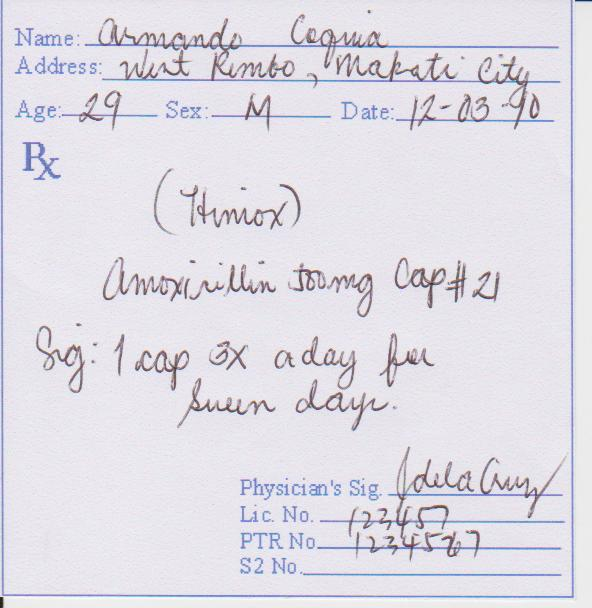
#> input picture Prescription Text Localization and Classification/Prescription_Samples/C/sample1.jpg, 592 x 608 px, found by its file name; its folder holds only this picture in this run
$ python lineremov2.py
#> lines starting #> are read from the running program, lines starting #| are printed output that depends on the picture; after the words box and inside, x2 and y2 are one past the last pixel; in counts of white or black regions, pixels touching at a corner belong together
import cv2
import numpy as np
from os import listdir
from os.path import isfile, join
import pandas as pd
from sklearn.model_selection import train_test_split
from sklearn.ensemble import RandomForestClassifier
from sklearn.metrics import accuracy_score
from sklearn.metrics import confusion_matrix
from joblib import dump, load
import pickle
import pandas as pd
from sklearn.model_selection import train_test_split
from sklearn.ensemble import RandomForestClassifier
from sklearn.metrics import accuracy_score
from sklearn.metrics import confusion_matrix
from joblib import dump, load
import pickle
import pdb

# [47 lines left out: functions tester, checker, not called in this run]


onlyfiles = [f for f in listdir('/home/pooja/Handwritten-and-Printed-Text-Classification-in-Doctors-Prescription/Prescription Text Localization and Classification/Prescription_Samples/C') if isfile(join('/home/pooja/Handwritten-and-Printed-Text-Classification-in-Doctors-Prescription/Prescription Text Localization and Classification/Prescription_Samples/C', f))]
des = '/home/pooja/Handwritten-and-Printed-Text-Classification-in-Doctors-Prescription/Prescription Text Localization and Classification/Prescription_Samples/D/'
des2 = '/home/pooja/Handwritten-and-Printed-Text-Classification-in-Doctors-Prescription/Prescription Text Localization and Classification/Prescription_Samples/E/'
tracker=0
for s in onlyfiles:
	try:
		#s = 'sample6.jpg'
		img = cv2.imread('/home/pooja/Handwritten-and-Printed-Text-Classification-in-Doctors-Prescription/Prescription Text Localization and Classification/Prescription_Samples/C/'+s)
#> img is the input picture: shape (608, 592, 3); mean B, G, R 229.7, 221.3, 223.9
		fram = img.copy()
		#if not img.shape():
		#	continue
		gray=cv2.cvtColor(img,cv2.COLOR_BGR2GRAY)
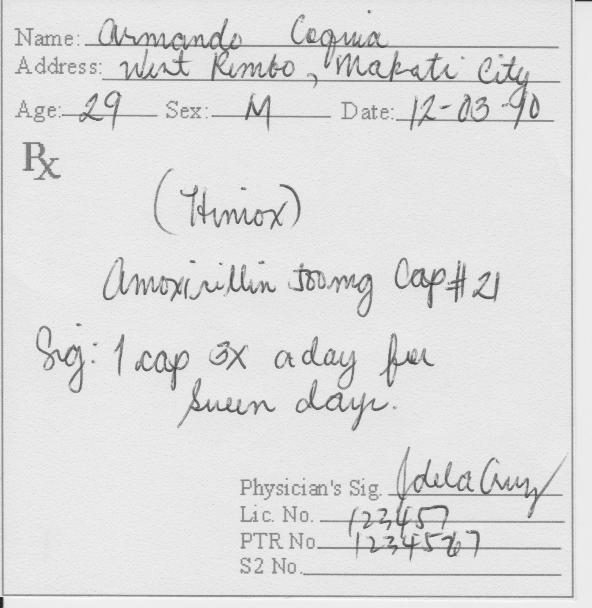
#> gray: shape (608, 592); min 30, max 254, mean 223.2
		cv2.imwrite("gray.jpg",gray)
		linek = np.zeros((11,11),dtype=np.uint8)
		linek[5,...]=1
		cv2.imwrite("link.jpg",linek)
		x=cv2.morphologyEx(gray, cv2.MORPH_OPEN, linek ,iterations=1)
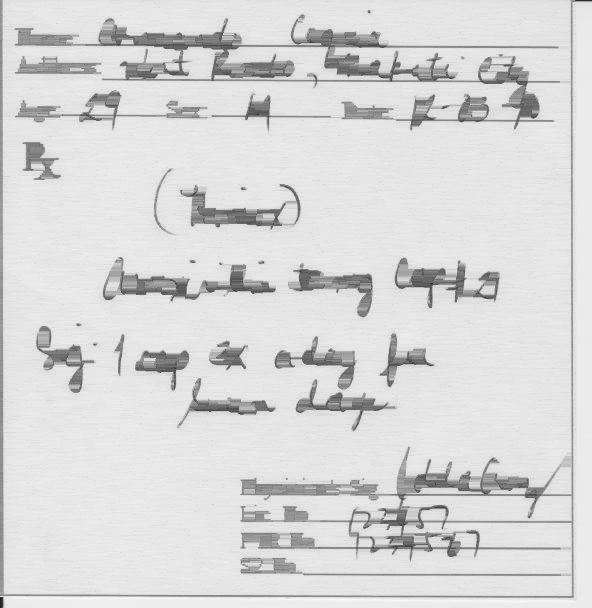
#> x: shape (608, 592); min 30, max 250, mean 216.6
		cv2.imwrite("x.jpg",x)
		gray-=x
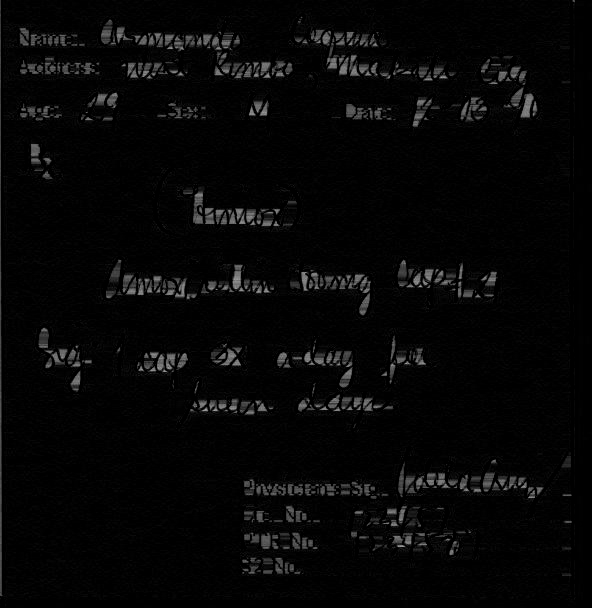
#> gray: shape (608, 592); min 0, max 163, mean 6.5
		cv2.imwrite("final.jpg",gray)
		#ret,gray = cv2.threshold(gray,10,255,cv2.THRESH_BINARY_INV)
			#gray = cv2.adaptiveThreshold(gray,255,cv2.ADAPTIVE_THRESH_GAUSSIAN_C,\
			#            cv2.THRESH_BINARY,11,2)
		kernel = np.ones((5,5), np.uint8)
		cv2.imwrite("final.jpg",gray)
		ret2,gray = cv2.threshold(gray,10,255,cv2.THRESH_BINARY+cv2.THRESH_OTSU)
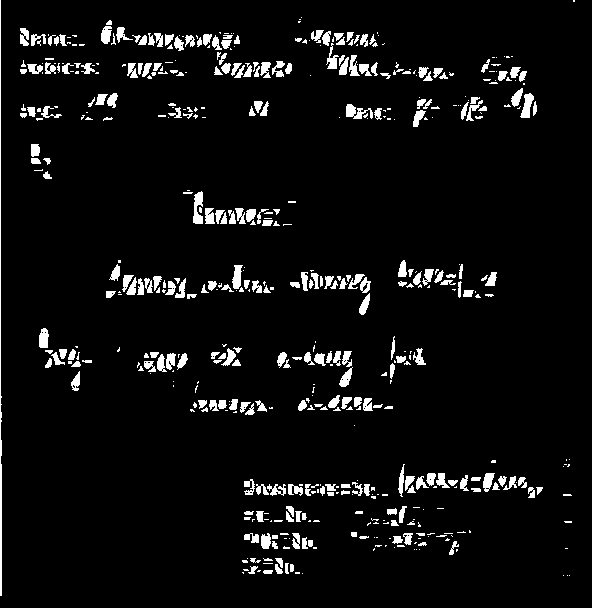
#> gray: shape (608, 592); 5.5% white; 538 white regions (274 under 20 px), largest, box (x1, y1, x2, y2) and area: (0, 0, 2, 596) 755, (193, 191, 203, 224) 227, (346, 104, 373, 119) 215
#> ret2 = 40
		cv2.imwrite("otsu.jpg",gray)
		gray = cv2.dilate(gray, kernel, iterations=1)
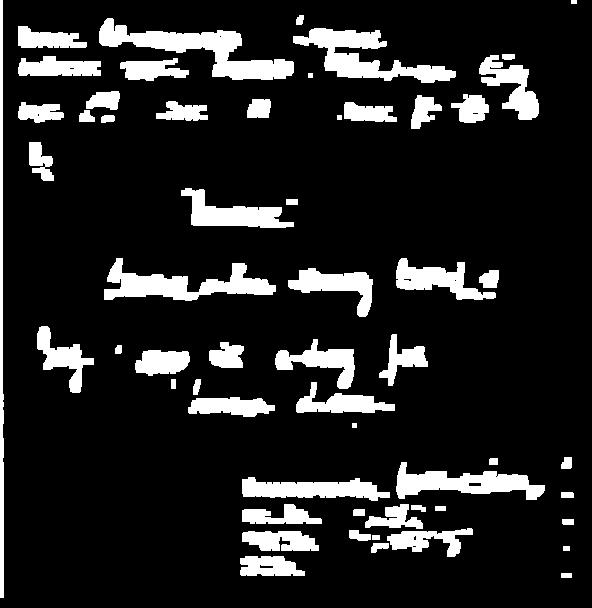
#> gray: shape (608, 592); 13.6% white; 58 white regions
		cv2.imwrite("dialate.jpg",gray)
		contours2, hierarchy = cv2.findContours(gray,cv2.RETR_CCOMP,cv2.CHAIN_APPROX_SIMPLE)
#> contours2 = 69 contours, 13 with area under 20; largest, box (x1, y1, x2, y2) and area: (99, 18, 294, 80) 3846, (293, 28, 456, 83) 3150, (104, 258, 276, 301) 3000, (396, 462, 545, 500) 2539, (242, 477, 390, 501) 2037
		x=0
		clf = load("data.joblib")
		while x<len(contours2):
					(start_x,start_y,width,height)= cv2.boundingRect(contours2[x])
					mymat = img[start_y:start_y+height, start_x:start_x+width]
					dect = tester(clf,checker(mymat))
					#print(dect)
					if dect == 'Printed_extended':
						cv2.rectangle(img, (start_x,start_y),(width+start_x,height+start_y),(255,0 , 0), 2)
					if dect == 'Handwritten_extended':
						cv2.rectangle(img, (start_x,start_y),(width+start_x,height+start_y),(0,255 , 0), 2)
					if dect == 'Mixed_extended':
						cv2.rectangle(img, (start_x,start_y),(width+start_x,height+start_y),(0,0 ,255), 2)
					maskROI = fram[start_y:start_y+height, start_x:start_x+width]
					cv2.imwrite(des2+str(tracker)+".png",maskROI)
					tracker=tracker+1
					x=x+1
		ret,gray = cv2.threshold(gray,10,255,cv2.THRESH_BINARY_INV)
		#cv2.imshow('gray',gray)
		cv2.imwrite(des+'res'+s,img)
		print(s)
		#cv2.waitKey(0)
	except:
		print(Exception)

$ run again, on Prescription Text Localization and Classification/Prescription_Samples/C/sample3.png
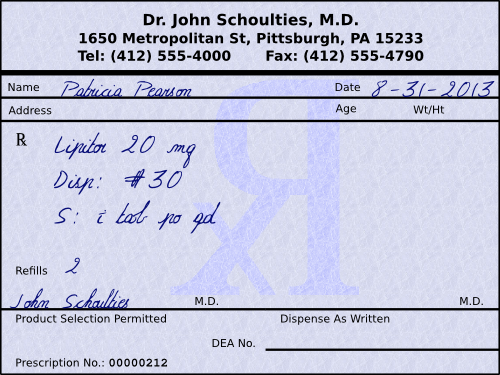
#> input picture Prescription Text Localization and Classification/Prescription_Samples/C/sample3.png, 500 x 375 px, found by its file name
#> img is the input picture: shape (375, 500, 3); mean B, G, R 219.8, 198.2, 195.5
#> `ret2,gray = cv2.threshold(gray,10,255,cv2.THRESH_BINARY+cv2.THRESH_OTSU)`:
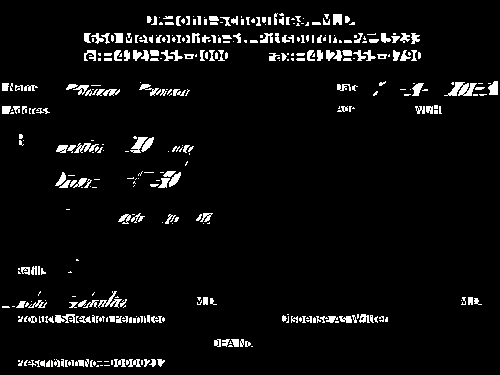
#> gray: shape (375, 500); 5.1% white; 393 white regions (212 under 20 px), largest, box (x1, y1, x2, y2) and area: (444, 82, 477, 96) 252, (98, 291, 122, 308) 135, (130, 137, 148, 153) 126
#> ret2 = 84
#> `gray = cv2.dilate(gray, kernel, iterations=1)`:
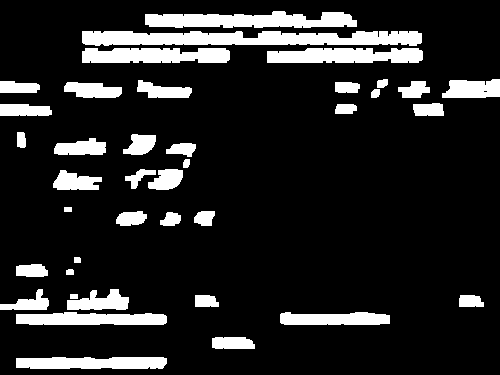
#> gray: shape (375, 500); 14.3% white; 39 white regions
#> contours2 = 40 contours, 1 with area under 20; largest, box (x1, y1, x2, y2) and area: (82, 31, 422, 46) 3758, (145, 11, 357, 28) 2416, (267, 48, 423, 63) 1862, (82, 48, 230, 63) 1819, (16, 312, 167, 325) 1510

$ run again, on Prescription Text Localization and Classification/Prescription_Samples/C/sample4.jpg
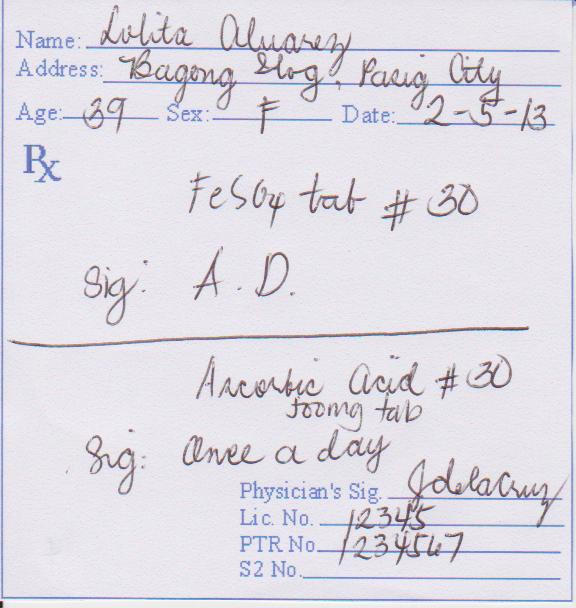
#> input picture Prescription Text Localization and Classification/Prescription_Samples/C/sample4.jpg, 576 x 608 px, found by its file name
#> img is the input picture: shape (608, 576, 3); mean B, G, R 229.1, 220.4, 223.3
#> `ret2,gray = cv2.threshold(gray,10,255,cv2.THRESH_BINARY+cv2.THRESH_OTSU)`:
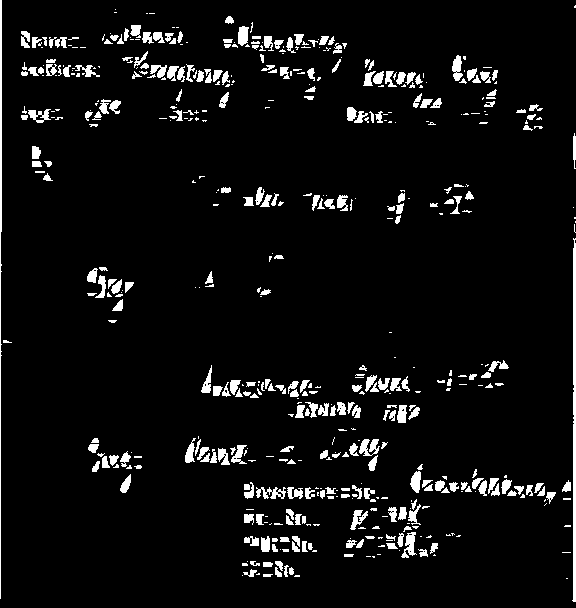
#> gray: shape (608, 576); 5.8% white; 533 white regions (256 under 20 px), largest, box (x1, y1, x2, y2) and area: (572, 238, 576, 602) 1071, (0, 0, 2, 599) 837, (359, 439, 380, 456) 219
#> ret2 = 39
#> `gray = cv2.dilate(gray, kernel, iterations=1)`:
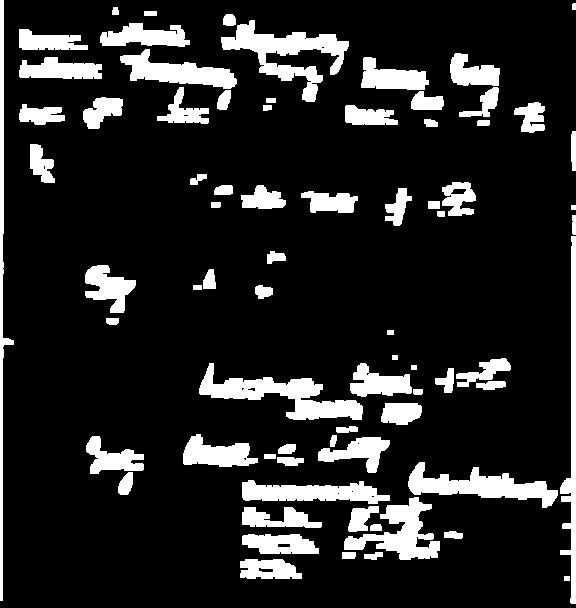
#> gray: shape (608, 576); 14.5% white; 75 white regions
#> contours2 = 90 contours, 13 with area under 20; largest, box (x1, y1, x2, y2) and area: (221, 20, 349, 102) 3194, (199, 363, 363, 420) 3183, (408, 462, 558, 508) 2628, (344, 497, 440, 560) 2330, (242, 480, 390, 504) 2048

$ run again, on Prescription Text Localization and Classification/Prescription_Samples/C/sample6.jpg
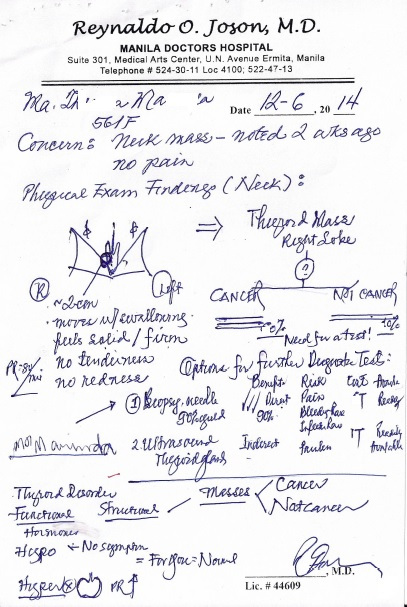
#> input picture Prescription Text Localization and Classification/Prescription_Samples/C/sample6.jpg, 407 x 607 px, found by its file name
#> img is the input picture: shape (607, 407, 3); mean B, G, R 237.9, 234.9, 235.1
#> `ret2,gray = cv2.threshold(gray,10,255,cv2.THRESH_BINARY+cv2.THRESH_OTSU)`:
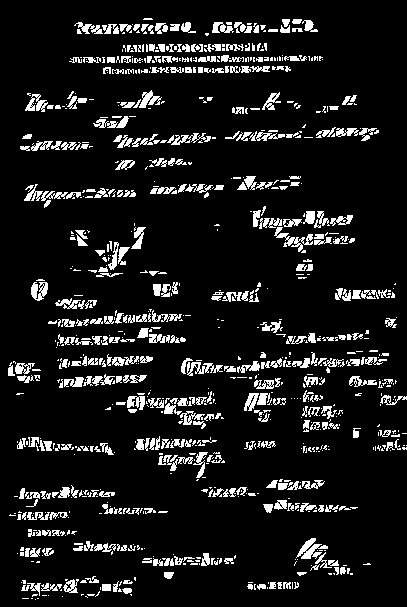
#> gray: shape (607, 407); 10.2% white; 900 white regions (520 under 20 px), largest, box (x1, y1, x2, y2) and area: (296, 538, 328, 559) 300, (274, 227, 313, 252) 290, (187, 362, 223, 376) 239
#> ret2 = 71
#> `gray = cv2.dilate(gray, kernel, iterations=1)`:
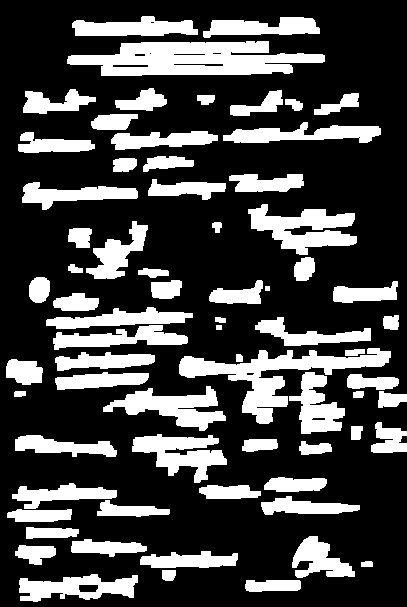
#> gray: shape (607, 407); 26.9% white; 70 white regions
#> contours2 = 81 contours, 5 with area under 20; largest, box (x1, y1, x2, y2) and area: (67, 41, 325, 76) 5925, (179, 348, 391, 424) 4212, (248, 204, 357, 255) 2648, (103, 386, 226, 431) 2248, (132, 434, 227, 483) 2150
